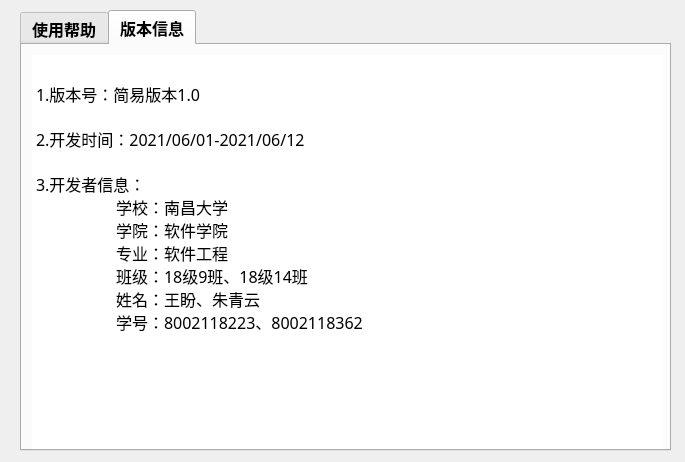
<?xml version="1.0" encoding="UTF-8"?>
<ui version="4.0">
 <class>Form</class>
 <widget class="QWidget" name="Form">
  <property name="geometry">
   <rect>
    <x>0</x>
    <y>0</y>
    <width>685</width>
    <height>462</height>
   </rect>
  </property>
  <property name="windowTitle">
   <string>Form</string>
  </property>
  <widget class="QTabWidget" name="tabWidget">
   <property name="geometry">
    <rect>
     <x>20</x>
     <y>10</y>
     <width>651</width>
     <height>441</height>
    </rect>
   </property>
   <property name="sizePolicy">
    <sizepolicy hsizetype="Expanding" vsizetype="Expanding">
     <horstretch>0</horstretch>
     <verstretch>0</verstretch>
    </sizepolicy>
   </property>
   <property name="font">
    <font>
     <family>宋体</family>
     <pointsize>12</pointsize>
     <weight>75</weight>
     <bold>true</bold>
    </font>
   </property>
   <property name="currentIndex">
    <number>1</number>
   </property>
   <widget class="QWidget" name="tab_help">
    <attribute name="title">
     <string>使用帮助</string>
    </attribute>
    <widget class="QTextEdit" name="textEdit">
     <property name="geometry">
      <rect>
       <x>10</x>
       <y>10</y>
       <width>631</width>
       <height>391</height>
      </rect>
     </property>
     <property name="frameShape">
      <enum>QFrame::NoFrame</enum>
     </property>
     <property name="lineWidth">
      <number>0</number>
     </property>
     <property name="readOnly">
      <bool>true</bool>
     </property>
     <property name="html">
      <string>&lt;!DOCTYPE HTML PUBLIC &quot;-//W3C//DTD HTML 4.0//EN&quot; &quot;http://www.w3.org/TR/REC-html40/strict.dtd&quot;&gt;
&lt;html&gt;&lt;head&gt;&lt;meta name=&quot;qrichtext&quot; content=&quot;1&quot; /&gt;&lt;style type=&quot;text/css&quot;&gt;
p, li { white-space: pre-wrap; }
&lt;/style&gt;&lt;/head&gt;&lt;body style=&quot; font-family:'宋体'; font-size:12pt; font-weight:600; font-style:normal;&quot;&gt;
&lt;p style=&quot; margin-top:0px; margin-bottom:0px; margin-left:0px; margin-right:0px; -qt-block-indent:0; text-indent:0px;&quot;&gt;&lt;span style=&quot; font-family:'SimSun'; font-weight:400;&quot;&gt;一.使用帮助&lt;br /&gt;1.先进行注册，注册时电话号码可以作为找回密码的依据&lt;/span&gt;&lt;/p&gt;
&lt;p style=&quot; margin-top:0px; margin-bottom:0px; margin-left:0px; margin-right:0px; -qt-block-indent:0; text-indent:0px;&quot;&gt;&lt;span style=&quot; font-family:'SimSun'; font-weight:400;&quot;&gt;&lt;br /&gt;2.注册完毕后，使用自己的账号进行登录&lt;/span&gt;&lt;/p&gt;
&lt;p style=&quot; margin-top:0px; margin-bottom:0px; margin-left:0px; margin-right:0px; -qt-block-indent:0; text-indent:0px;&quot;&gt;&lt;span style=&quot; font-family:'SimSun'; font-weight:400;&quot;&gt;&lt;br /&gt;3.登陆后，需要手动刷新界面，显示当前账户的联系人&lt;/span&gt;&lt;/p&gt;
&lt;p style=&quot; margin-top:0px; margin-bottom:0px; margin-left:0px; margin-right:0px; -qt-block-indent:0; text-indent:0px;&quot;&gt;&lt;span style=&quot; font-family:'SimSun'; font-weight:400;&quot;&gt;&lt;br /&gt;4.然后可以对当前账户的联系人进行管理，其中添加联系人时，姓名为必填项&lt;br /&gt;&lt;/span&gt;&lt;/p&gt;
&lt;p align=&quot;justify&quot; style=&quot; margin-top:0px; margin-bottom:0px; margin-left:0px; margin-right:0px; -qt-block-indent:0; text-indent:0px;&quot;&gt;&lt;span style=&quot; font-family:'SimSun'; font-weight:400;&quot;&gt;二.常见问题帮助&lt;br /&gt;1.注册不成功的原因可能是：当前电话号码已经注册过，当前用户已经存在&lt;/span&gt;&lt;/p&gt;
&lt;p align=&quot;justify&quot; style=&quot; margin-top:0px; margin-bottom:0px; margin-left:0px; margin-right:0px; -qt-block-indent:0; text-indent:0px;&quot;&gt;&lt;span style=&quot; font-family:'SimSun'; font-weight:400;&quot;&gt;&lt;br /&gt;2.登陆不成功的原因可能是：当前用户不存在，当前用户名与密码不匹配&lt;/span&gt;&lt;/p&gt;
&lt;p align=&quot;justify&quot; style=&quot; margin-top:0px; margin-bottom:0px; margin-left:0px; margin-right:0px; -qt-block-indent:0; text-indent:0px;&quot;&gt;&lt;span style=&quot; font-family:'SimSun'; font-weight:400;&quot;&gt;&lt;br /&gt;3.添加不成功的原因可能是：该联系人已存在&lt;/span&gt;&lt;/p&gt;
&lt;p align=&quot;justify&quot; style=&quot;-qt-paragraph-type:empty; margin-top:0px; margin-bottom:0px; margin-left:0px; margin-right:0px; -qt-block-indent:0; text-indent:0px; font-family:'SimSun'; font-weight:400;&quot;&gt;&lt;br /&gt;&lt;/p&gt;
&lt;p align=&quot;justify&quot; style=&quot; margin-top:0px; margin-bottom:0px; margin-left:0px; margin-right:0px; -qt-block-indent:0; text-indent:0px;&quot;&gt;&lt;span style=&quot; font-family:'SimSun'; font-weight:400;&quot;&gt;4.找回密码不成功的原因可能是当前用户名与手机号不匹配&lt;/span&gt;&lt;/p&gt;&lt;/body&gt;&lt;/html&gt;</string>
     </property>
    </widget>
   </widget>
   <widget class="QWidget" name="tab_about">
    <attribute name="title">
     <string>版本信息</string>
    </attribute>
    <widget class="QTextEdit" name="textEdit_2">
     <property name="geometry">
      <rect>
       <x>10</x>
       <y>10</y>
       <width>631</width>
       <height>401</height>
      </rect>
     </property>
     <property name="frameShape">
      <enum>QFrame::NoFrame</enum>
     </property>
     <property name="lineWidth">
      <number>0</number>
     </property>
     <property name="html">
      <string>&lt;!DOCTYPE HTML PUBLIC &quot;-//W3C//DTD HTML 4.0//EN&quot; &quot;http://www.w3.org/TR/REC-html40/strict.dtd&quot;&gt;
&lt;html&gt;&lt;head&gt;&lt;meta name=&quot;qrichtext&quot; content=&quot;1&quot; /&gt;&lt;style type=&quot;text/css&quot;&gt;
p, li { white-space: pre-wrap; }
&lt;/style&gt;&lt;/head&gt;&lt;body style=&quot; font-family:'宋体'; font-size:12pt; font-weight:600; font-style:normal;&quot;&gt;
&lt;p style=&quot;-qt-paragraph-type:empty; margin-top:0px; margin-bottom:0px; margin-left:0px; margin-right:0px; -qt-block-indent:0; text-indent:0px;&quot;&gt;&lt;br /&gt;&lt;/p&gt;
&lt;p style=&quot; margin-top:0px; margin-bottom:0px; margin-left:0px; margin-right:0px; -qt-block-indent:0; text-indent:0px;&quot;&gt;&lt;span style=&quot; font-family:'SimSun'; font-weight:400;&quot;&gt;1.版本号：简易版本1.0&lt;br /&gt;&lt;br /&gt;2.开发时间：2021/06/01-2021/06/12&lt;br /&gt;&lt;br /&gt;3.开发者信息：&lt;br /&gt;	学校：南昌大学&lt;br /&gt;	学院：软件学院&lt;br /&gt;	专业：软件工程&lt;br /&gt;	班级：18级9班、18级14班&lt;br /&gt;	姓名：王盼、朱青云&lt;br /&gt;	学号：8002118223、8002118362&lt;br /&gt;	&lt;/span&gt;&lt;/p&gt;&lt;/body&gt;&lt;/html&gt;</string>
     </property>
    </widget>
   </widget>
  </widget>
 </widget>
 <resources/>
 <connections/>
</ui>
